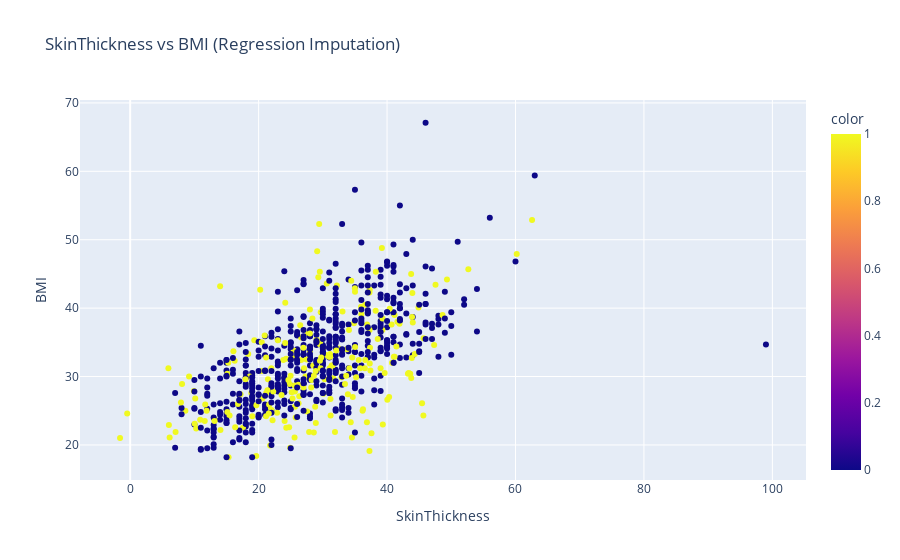

The cell this chart's notebook holds for it:
### Markdown cell above
When researching imputation techniques, one common method you'll come across is something known as [**MICE**](https://www.jstatsoft.org/article/view/v045i03) - Multivariate Imputation by Chained Equations. This algorithm performs multiple regressions of a random sample of data, and uses the average of these multiple regressions to impute the missing value. With the sklearn API, the appropiate method to use is the [`IterativeImputer`](https://scikit-learn.org/stable/modules/generated/sklearn.impute.IterativeImputer.html) class, passing `sample_posterior=True` ([source](https://scikit-learn.org/stable/modules/impute.html))

### Code cell
# IterativeImputer is an experimental feature in sklearn, so we need to enable it prior to using it
from sklearn.experimental import enable_iterative_imputer
from sklearn.impute import IterativeImputer

regression_impute = IterativeImputer(sample_posterior=True)
pima_regression_arr = regression_impute.fit_transform(pima_df)
pima_regression_df = pd.DataFrame(data=pima_regression_arr, columns=pima_cols)

fig_br = px.scatter(pima_regression_df, x="SkinThickness", y="BMI", title="SkinThickness vs BMI (Regression Imputation)",
           color=nulls)
fig_br

### Figure 1 — Plotly figure (JSON) as saved in the notebook; plotly's stock layout.template omitted (floating-point values rounded to 4 significant figures; data arrays with more than 128 entries replaced by an {"elided": "..."} marker saying what was removed)
{"data": [{"hovertemplate": "SkinThickness=%{x}<br>BMI=%{y}<br>color=%{marker.color}<extra></extra>", "legendgroup": "", "marker": {"color": {"elided": "752 int values"}, "coloraxis": "coloraxis", "symbol": "circle"}, "mode": "markers", "name": "", "orientation": "v", "showlegend": false, "type": "scatter", "x": {"elided": "752 float values"}, "xaxis": "x", "y": {"elided": "752 float values"}, "yaxis": "y"}], "layout": {"coloraxis": {"colorbar": {"title": {"text": "color"}}, "colorscale": [[0, "#0d0887"], [0.1111, "#46039f"], [0.2222, "#7201a8"], [0.3333, "#9c179e"], [0.4444, "#bd3786"], [0.5556, "#d8576b"], [0.6667, "#ed7953"], [0.7778, "#fb9f3a"], [0.8889, "#fdca26"], [1, "#f0f921"]]}, "legend": {"tracegroupgap": 0}, "title": {"text": "SkinThickness vs BMI (Regression Imputation)"}, "xaxis": {"anchor": "y", "domain": [0, 1], "title": {"text": "SkinThickness"}}, "yaxis": {"anchor": "x", "domain": [0, 1], "title": {"text": "BMI"}}}}
